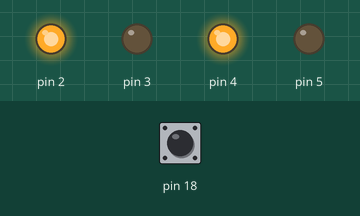
Recording of a program running on a simulated Arduino Nano, built with avr-gcc and run on an emulated ATmega328P. On the bench: output pins drawn as LEDs (lit = HIGH). The test bench sets the inputs (shaded band); at power-on: pin 18 HIGH.

Above: at 0.8 s.
0.9 s: pin 18 pulled LOW for 0.15 s
At 1.8 s:
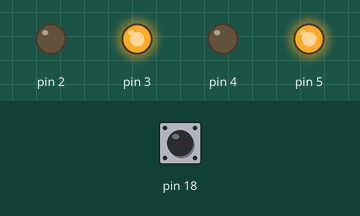
2.5 s: pin 18 pulled LOW for 1 s
At 3.0 s:
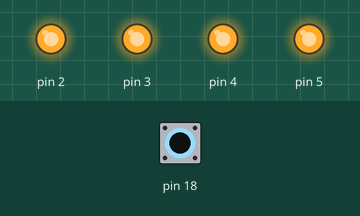
5.0 s: pin 18 pulled LOW for 3.2 s
At 6.1 s:
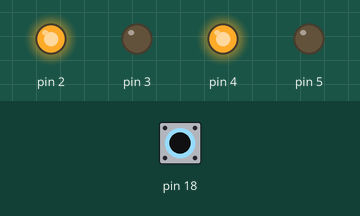
Timing chart, 0 to 8.0 s (numbered marks = the images above; inputs shaded):
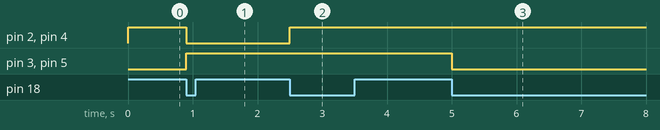

The program:

main.cpp
```cpp
#include <Arduino.h>

// Definición de estados para la máquina de estados//
#define COMBINACION_1 0
#define COMBINACION_2 1
#define COMBINACION_3 2

// Variables globales para el control de tiempo y estados//
volatile uint32_t contador_ms = 0; // Cuenta milisegundos en la ISR//
uint8_t estado_leds = COMBINACION_1; // Estado inicial de la máquina//
uint8_t boton_presionado = 0; // Bandera/candado para el pulsador//nn
uint32_t tiempo_ultimo_pulso = 0; // Almacena el tiempo para el antirrebote//


void config_TIMER0()
{
TCCR0A = (1 << WGM01); // Modo CTC//
OCR0A = 62; // Interrupción cada ~1ms//
TCCR0B = (1 << CS02); // Prescaler de 256//
TIMSK0 = (1 << OCIE0A); // Habilita interrupción por comparación//
}


int main()
{
// Configura pines D2, D3, D4 y D5 como salidas (0b00111100)//
DDRD |= (1 << PD2) | (1 << PD3) | (1 << PD4) | (1 << PD5);

// Configura el pin A4 (PC4) como entrada con Pull-up activa//
DDRC &= ~(1 << PC4);
PORTC |= (1 << PC4);

config_TIMER0(); // Inicializa el temporizador//
sei(); // Habilita interrupciones globales//

while (1)
{
// 1. CONTROL DEL PULSADOR (Lógica del Ejercicio 3)//
if (bit_is_clear(PINC, PC4))
{
// Control de rebotes y flanco
if (boton_presionado == 0 && (contador_ms - tiempo_ultimo_pulso) > 50)
{
estado_leds++; // Salta al siguiente estado de luces//

// Si se pasa del último estado, vuelve al primero//
if (estado_leds > COMBINACION_3)
{
estado_leds = COMBINACION_1;
}

tiempo_ultimo_pulso = contador_ms; // Guarda el tiempo del pulso//
boton_presionado = 1; // Traba hasta que se suelte el botón//
}
}
else
{
boton_presionado = 0; // Al soltar el botón, se libera el candado//
}

// 2. MÁQUINA DE ESTADOS (Controla qué combinación de LEDs se muestra)//
switch (estado_leds)
{
case COMBINACION_1:
// Prenden solo D2 y D4 (Intercalados 1)//
PORTD = (PORTD & 0b11000011) | (1 << PD2) | (1 << PD4);
break;

case COMBINACION_2:
// Prenden solo D3 y D5 (Intercalados 2)//
PORTD = (PORTD & 0b11000011) | (1 << PD3) | (1 << PD5);
break;

case COMBINACION_3:
// Prenden todos los LEDs juntos (D2, D3, D4 y D5)//
PORTD = (PORTD & 0b11000011) | (1 << PD2) | (1 << PD3) | (1 << PD4) | (1 << PD5);
break;
}
}
}

//incrementa el contador general cada 1ms//
ISR(TIMER0_COMPA_vect)
{
contador_ms++;
}
```

Measured:
- after the input at 0.9 s, pin 2, pin 4: HIGH → LOW at once; pin 3, pin 5: LOW → HIGH at once
- after the input at 2.5 s, pin 2, pin 4: LOW → HIGH at once
- after the input at 5.0 s, pin 3, pin 5: HIGH → LOW at once
